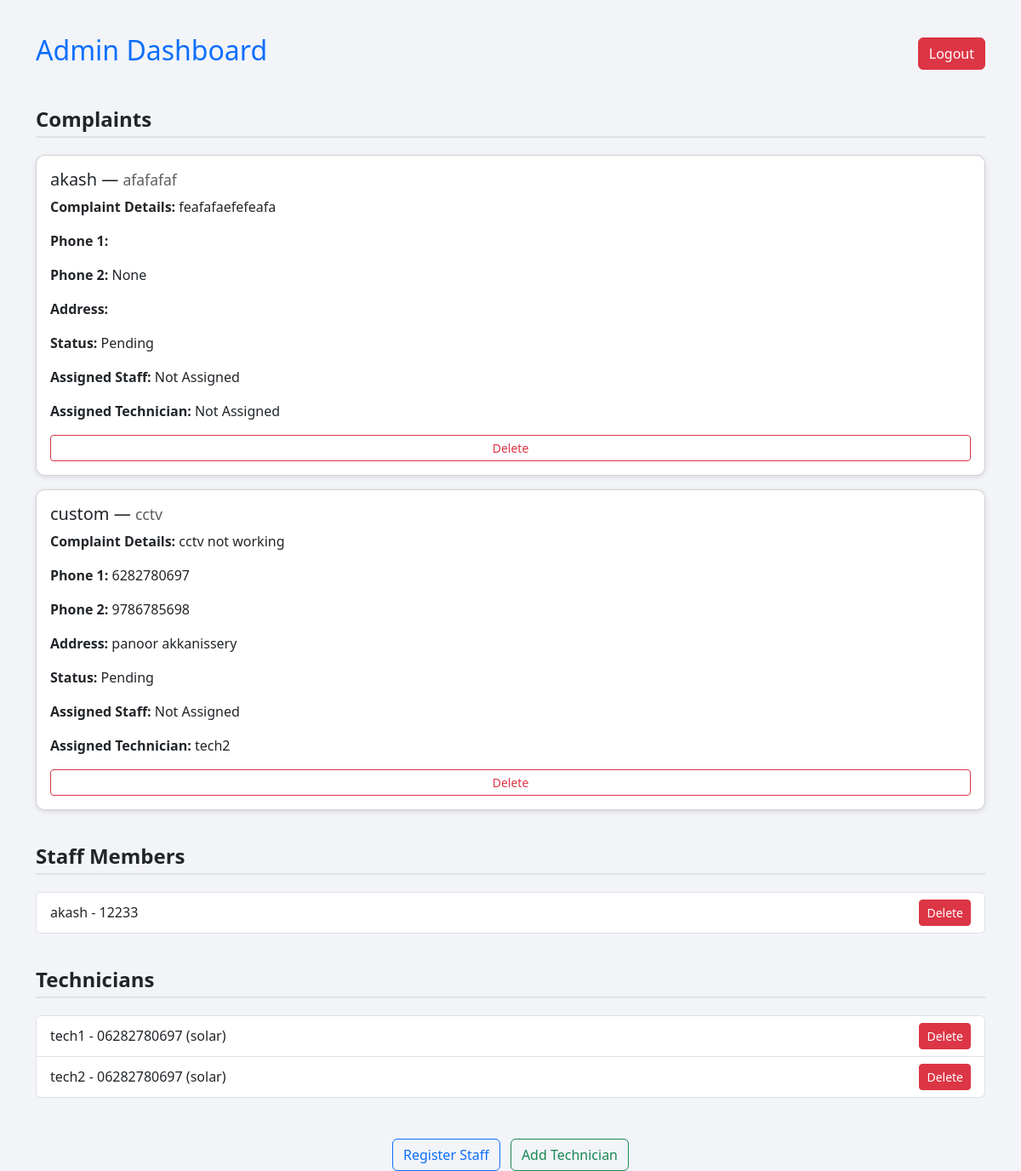
/admin-dashboard/ (signed in), run on the app's committed database.
### cmapp/models.py (models this page shows, shortened)
class Complaint(models.Model):
    STATUS_CHOICES = [
        ('pending', 'Pending'),
        ('assigned', 'Assigned'),
        ('completed', 'Completed'),
        ('solved', 'Solved'),
    ]
    customer_name = models.CharField(max_length=100)
    product_type = models.CharField(max_length=100)
    complaint_details = models.TextField()
    phone1 = models.CharField(max_length=15)
    phone2 = models.CharField(max_length=15, blank=True, null=True)
    address = models.TextField()
    date_reported = models.DateTimeField(auto_now_add=True)
    assigned_staff = models.ForeignKey(Staff, on_delete=models.SET_NULL, null=True, blank=True)
    assigned_technician = models.ForeignKey(Technician, on_delete=models.SET_NULL, null=True, blank=True)
    status = models.CharField(max_length=20, choices=STATUS_CHOICES, default='pending')

class Technician(models.Model):
    user = models.OneToOneField(User, on_delete=models.CASCADE, null=True, blank=True)  # Temporarily allow null for migration
    name = models.CharField(max_length=100)
    expertise = models.CharField(max_length=100)
    phone = models.CharField(max_length=15)
    available = models.BooleanField(default=True)

class Staff(models.Model):
    user = models.OneToOneField(User, on_delete=models.CASCADE)
    phone = models.CharField(max_length=15)
    address = models.TextField()

### cmapp/views.py (the view)
# urls.py: path('admin-dashboard/', views.admin_dashboard, name='admin_dashboard'),
@login_required
@user_passes_test(lambda u: u.is_superuser)
def admin_dashboard(request):
    complaints = Complaint.objects.all()
    staff_list = Staff.objects.all()
    technicians = Technician.objects.all()
    total_complaints = complaints.count()
    assigned = complaints.filter(assigned_technician__isnull=False).count()
    not_assigned = complaints.filter(assigned_technician__isnull=True).count()
    completed = complaints.filter(status='completed').count()
    return render(request, 'admin/admin_dashboard.html', {
        'complaints': complaints,
        'staff': staff_list,
        'technicians': technicians,
        'chart_data': {
            'total': total_complaints,
            'assigned': assigned,
            'not_assigned': not_assigned,
            'completed': completed,
        }
    })

### cmapp/templates/admin/admin_dashboard.html (shortened to what this page needs)
<!DOCTYPE html>
<html lang="en">
<head>
    <link href="https://cdn.jsdelivr.net/npm/bootstrap@5.3.3/dist/css/bootstrap.min.css" rel="stylesheet">
</head>
<body>
<div class="container">
    <div class="d-flex justify-content-between align-items-center mb-4">
        <h2 class="text-primary">Admin Dashboard</h2>
        <a href="{% url 'logout' %}" class="btn btn-danger">Logout</a>
    </div>
    <h4 class="section-title">Complaints</h4>
    {% for c in complaints %}
        <div class="card p-3 mb-3">
            <h5>{{ c.customer_name }} — <small class="text-muted">{{ c.product_type }}</small></h5>
            <p><strong>Complaint Details:</strong> {{ c.complaint_details }}</p>
            <p><strong>Phone 1:</strong> {{ c.phone1 }}</p>
            <p><strong>Phone 2:</strong> {{ c.phone2 }}</p>
            <p><strong>Address:</strong> {{ c.address }}</p>
            <p><strong>Status:</strong> {{ c.status|title }}</p>
            <p><strong>Assigned Staff:</strong>
                {% if c.assigned_staff and c.assigned_staff.user %}
                    {{ c.assigned_staff.user.get_full_name }}
                {% else %}
                    Not Assigned
                {% endif %}
            </p>
            <p><strong>Assigned Technician:</strong> {{ c.assigned_technician.name|default:"Not Assigned" }}</p>
            <a href="{% url 'delete_complaint' c.id %}" class="btn btn-sm btn-outline-danger"
               onclick="return confirm('Are you sure you want to delete this complaint?')">Delete</a>
        </div>
    {% empty %}
        <p>No complaints found.</p>
    {% endfor %}
    <h4 class="section-title">Staff Members</h4>
    <ul class="list-group mb-4">
        {% for s in staff %}
            <li class="list-group-item d-flex justify-content-between align-items-center">
                {% if s.user %}
                    {{ s.user.get_full_name|default:s.user.username }} - {{ s.phone }}
                {% else %}
                    <span class="text-danger">[No User Linked]</span> - {{ s.phone }}
                {% endif %}
                <a href="{% url 'delete_staff' s.id %}" class="btn btn-sm btn-danger"
                   onclick="return confirm('Delete this staff member?')">Delete</a>
            </li>
        {% empty %}
            <li class="list-group-item">No staff registered.</li>
        {% endfor %}
    </ul>
    <h4 class="section-title">Technicians</h4>
    <ul class="list-group mb-5">
        {% for t in technicians %}
            <li class="list-group-item d-flex justify-content-between align-items-center">
                {{ t.name }} - {{ t.phone }} ({{ t.expertise }})
                <a href="{% url 'delete_technician' t.id %}" class="btn btn-sm btn-danger"
                   onclick="return confirm('Delete this technician?')">Delete</a>
            </li>
        {% empty %}
            <li class="list-group-item">No technicians added yet.</li>
        {% endfor %}
    </ul>
    <div class="text-center">
        <a href="{% url 'register_staff' %}" class="btn btn-outline-primary me-2">Register Staff</a>
        <a href="{% url 'add_technician' %}" class="btn btn-outline-success">Add Technician</a>
    </div>
</div>
</body>
</html>

### cmapp/templates/admin/admin_dashboard.html (style rules this page uses)
body { background-color: #f2f4f8; }
.container { margin-top: 40px; }
.card { border-radius: 10px; box-shadow: 0 2px 6px rgba(0,0,0,0.1); }
.section-title { margin-top: 40px; margin-bottom: 20px; border-bottom: 2px solid #dee2e6; padding-bottom: 5px; font-weight: 600; }

### data on the page
Complaint: customer_name "akash", product_type "afafafaf", complaint_details "feafafaefefeafa", phone2 "None", status "Pending", shows "Not Assigned", assigned_technician.name "Not Assigned"
Complaint: customer_name "custom", product_type "cctv", complaint_details "cctv not working", phone1 "6282780697", phone2 "9786785698", address "panoor akkanissery", status "Pending", shows "Not Assigned", assigned_technician.name "tech2"
Staff: user.get_full_name "akash", phone "12233"
Technician: name "tech1", phone "06282780697", expertise "solar"
Technician: name "tech2", phone "06282780697", expertise "solar"
